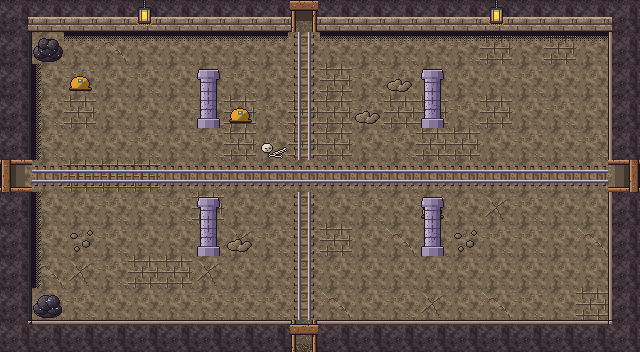

The image is a tile-based game level rendered from a .tmx file. Its description and complete source (layers, tilesets, objects, tile grids) follow:
An orthogonal 20x11 tile map with 32x32 px tiles, 4 tile layers (Sol, Decor, Murs, Dessus) and 12 objects (4x Sortie, 4x Spawn, 2x Ennemi, Porte, Coffre).

<map version="1.10" tiledversion="1.12.2" orientation="orthogonal" renderorder="right-down" width="20" height="11" tilewidth="32" tileheight="32" infinite="0" nextlayerid="6" nextobjectid="13">
 <properties>
  <property name="carte_x" type="int" value="1" />
  <property name="carte_y" type="int" value="1" />
  <property name="etage" value="rdc" />
 </properties>
 <tileset firstgid="1" source="../tilesets/mine.tsx" />
 <layer id="1" name="Sol" width="20" height="11">
  <data encoding="csv">
5,1,1,3,1,1,1,2,2,5,1,2,3,1,1,1,3,1,5,1,
1,1,1,4,1,1,1,2,1,1,1,2,2,1,2,3,1,3,1,2,
1,1,2,1,2,1,1,2,1,2,3,2,2,1,1,1,2,1,1,1,
1,2,3,1,1,1,2,3,2,3,3,2,3,3,2,3,1,2,1,2,
1,2,1,1,2,1,2,3,1,3,3,1,2,3,3,1,2,1,2,1,
1,1,3,3,3,1,2,1,2,1,1,2,2,2,1,1,2,1,1,1,
1,1,1,2,1,2,3,1,1,1,1,2,1,2,1,5,2,1,1,2,
1,1,1,2,1,1,1,5,2,2,3,1,4,1,1,2,2,1,4,2,
2,4,5,2,3,3,5,1,1,1,1,1,1,1,1,1,1,1,1,1,
1,1,2,1,1,1,2,2,2,1,4,1,2,5,1,4,2,1,3,1,
1,2,1,2,1,1,1,2,1,4,1,1,1,1,2,1,1,1,1,3
</data>
 </layer>
 <layer id="2" name="Decor" width="20" height="11">
  <data encoding="csv">
0,0,0,0,0,0,0,0,0,0,0,0,0,0,0,0,0,0,0,0,
0,0,13,13,13,13,13,13,13,8,13,13,13,13,13,13,13,13,13,0,
0,14,128,0,0,0,0,0,0,8,0,0,16,0,0,0,0,0,0,0,
0,14,0,0,0,0,0,128,0,8,0,16,0,0,0,0,0,0,0,0,
0,14,0,0,0,0,0,0,127,8,0,0,0,0,0,0,0,0,0,0,
0,7,7,7,7,7,7,7,7,7,7,7,7,7,7,7,7,7,7,0,
0,14,0,0,0,0,0,0,0,8,0,0,0,128,0,0,0,0,0,0,
0,14,80,0,0,0,0,16,0,8,0,0,0,0,80,0,0,0,0,0,
0,14,0,0,0,0,0,0,0,8,0,0,0,0,0,0,0,0,0,0,
0,0,0,0,0,0,0,0,0,8,0,0,0,0,0,0,0,0,0,0,
0,0,0,0,0,0,0,0,0,0,0,0,0,0,0,0,0,0,0,0
</data>
 </layer>
 <layer id="3" name="Murs" width="20" height="11">
  <data encoding="csv">
21,17,17,17,17,17,17,17,17,41,17,17,17,17,17,17,17,17,17,22,
19,110,0,0,0,0,0,0,0,0,0,0,0,0,0,0,0,0,0,20,
19,0,0,0,0,0,0,0,0,0,0,0,0,0,0,0,0,0,0,20,
19,0,0,0,0,0,144,0,0,0,0,0,0,144,0,0,0,0,0,20,
19,0,0,0,0,0,0,0,0,0,0,0,0,0,0,0,0,0,0,20,
43,0,0,0,0,0,0,0,0,0,0,0,0,0,0,0,0,0,0,44,
19,0,0,0,0,0,0,0,0,0,0,0,0,0,0,0,0,0,0,20,
19,0,0,0,0,0,144,0,0,0,0,0,0,144,0,0,0,0,0,20,
19,0,0,0,0,0,0,0,0,0,0,0,0,0,0,0,0,0,0,20,
19,111,0,0,0,0,0,0,0,0,0,0,0,0,0,0,0,0,0,20,
23,18,18,18,18,18,18,18,18,42,18,18,18,18,18,18,18,18,18,24
</data>
 </layer>
 <objectgroup id="4" name="Objets">
  <object id="1" type="Sortie" x="288" y="0" width="32" height="32">
   <properties>
    <property name="cible_carte" value="res://scenes/rooms/donjon2_salle_06_room.tscn" />
    <property name="cible_spawn" value="depuis_sud" />
    <property name="godot_node_type" value="area" />
   </properties>
  </object>
  <object id="2" type="Porte" x="288" y="0" width="32" height="32">
   <properties>
    <property name="id" value="donjon2_porte_01" />
    <property name="type" value="cle" />
   </properties>
  </object>
  <object id="3" type="Sortie" x="288" y="320" width="32" height="32">
   <properties>
    <property name="cible_carte" value="res://scenes/rooms/donjon2_salle_01_room.tscn" />
    <property name="cible_spawn" value="depuis_nord" />
    <property name="godot_node_type" value="area" />
   </properties>
  </object>
  <object id="4" type="Sortie" x="0" y="160" width="32" height="32">
   <properties>
    <property name="cible_carte" value="res://scenes/rooms/donjon2_salle_03_room.tscn" />
    <property name="cible_spawn" value="depuis_est" />
    <property name="godot_node_type" value="area" />
   </properties>
  </object>
  <object id="5" type="Sortie" x="608" y="160" width="32" height="32">
   <properties>
    <property name="cible_carte" value="res://scenes/rooms/donjon2_salle_04_room.tscn" />
    <property name="cible_spawn" value="depuis_ouest" />
    <property name="godot_node_type" value="area" />
   </properties>
  </object>
  <object id="6" type="Spawn" x="304" y="80">
   <properties>
    <property name="id" value="depuis_nord" />
   </properties>
   <point />
  </object>
  <object id="7" type="Spawn" x="80" y="176">
   <properties>
    <property name="id" value="depuis_ouest" />
   </properties>
   <point />
  </object>
  <object id="8" type="Spawn" x="560" y="176">
   <properties>
    <property name="id" value="depuis_est" />
   </properties>
   <point />
  </object>
  <object id="9" type="Spawn" x="304" y="272">
   <properties>
    <property name="id" value="depuis_sud" />
   </properties>
   <point />
  </object>
  <object id="10" type="Coffre" x="496" y="80">
   <properties>
    <property name="id" value="donjon2_coffre_01" />
    <property name="contenu" value="carte_donjon" />
    <property name="important" type="bool" value="false" />
   </properties>
   <point />
  </object>
  <object id="11" type="Ennemi" x="240" y="176">
   <properties>
    <property name="type" value="caillou_rampant" />
    <property name="variante" value="normal" />
   </properties>
   <point />
  </object>
  <object id="12" type="Ennemi" x="400" y="208">
   <properties>
    <property name="type" value="caillou_rampant" />
    <property name="variante" value="normal" />
   </properties>
   <point />
  </object>
 </objectgroup>
 <layer id="5" name="Dessus" width="20" height="11">
  <data encoding="csv">
0,0,0,0,120,0,0,0,0,45,0,0,0,0,0,120,0,0,0,0,
0,0,0,0,0,0,0,0,0,0,0,0,0,0,0,0,0,0,0,0,
0,0,0,0,0,0,143,0,0,0,0,0,0,143,0,0,0,0,0,0,
0,0,0,0,0,0,0,0,0,0,0,0,0,0,0,0,0,0,0,0,
0,0,0,0,0,0,0,0,0,0,0,0,0,0,0,0,0,0,0,0,
47,0,0,0,0,0,0,0,0,0,0,0,0,0,0,0,0,0,0,48,
0,0,0,0,0,0,143,0,0,0,0,0,0,143,0,0,0,0,0,0,
0,0,0,0,0,0,0,0,0,0,0,0,0,0,0,0,0,0,0,0,
0,0,0,0,0,0,0,0,0,0,0,0,0,0,0,0,0,0,0,0,
0,0,0,0,0,0,0,0,0,0,0,0,0,0,0,0,0,0,0,0,
0,0,0,0,0,0,0,0,0,46,0,0,0,0,0,0,0,0,0,0
</data>
 </layer>
</map>
